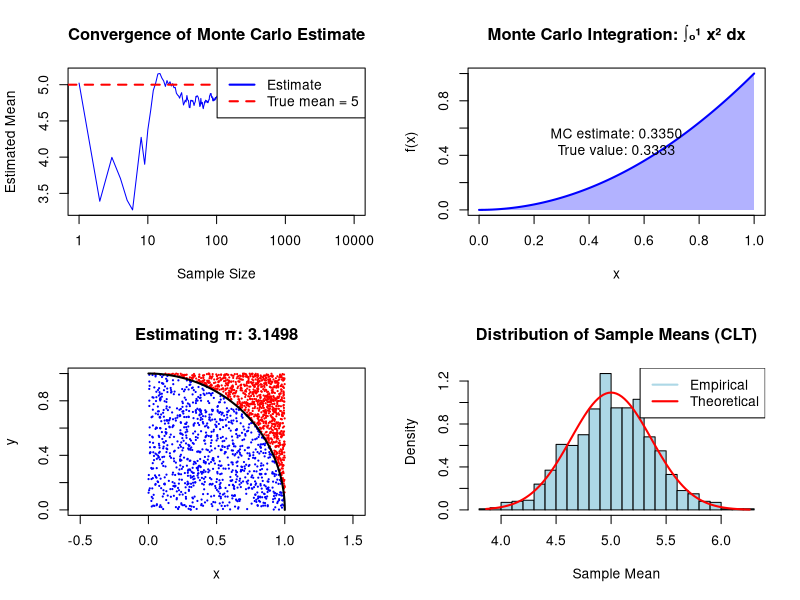

R code for this plot:
# Monte Carlo Simulation in R
# Using simulation to estimate expectations and perform integration

cat("=== Monte Carlo Simulation ===\n\n")

# Set seed
set.seed(42)

# Key Concept 1: Estimating Expectations using LLN
cat("--- Example 1: Estimating E[X] for Normal Distribution ---\n")
cat("True E[X] = μ = 5\n\n")

mu <- 5
sigma <- 2
sample.sizes <- c(10, 100, 1000, 10000)

cat(sprintf("%-15s %-20s %-15s\n", "Sample Size", "Estimated E[X]", "Error"))
cat(paste(rep("-", 50), collapse=""), "\n")

for(n in sample.sizes) {
  samples <- rnorm(n, mu, sigma)
  estimate <- mean(samples)
  error <- abs(estimate - mu)
  cat(sprintf("%-15d %-20.6f %-15.6e\n", n, estimate, error))
}

# Example 2: Monte Carlo Integration
cat("\n--- Example 2: Monte Carlo Integration ---\n")
cat("Estimate ∫₀¹ x² dx = 1/3 ≈ 0.333333\n\n")

f <- function(x) x^2

n.samples <- 100000
x.samples <- runif(n.samples, 0, 1)
f.samples <- f(x.samples)
mc.estimate <- mean(f.samples) * (1 - 0)  # * (b - a)

cat(sprintf("True value: %.6f\n", 1/3))
cat(sprintf("Monte Carlo estimate (n=%d): %.6f\n", n.samples, mc.estimate))
cat(sprintf("Error: %.6e\n\n", abs(mc.estimate - 1/3)))

# Example 3: Estimating π using Monte Carlo
cat("--- Example 3: Estimating π ---\n")
cat("Sample points uniformly in [0,1]×[0,1] square\n")
cat("Count how many fall inside quarter circle\n\n")

n.points <- 100000
x <- runif(n.points, 0, 1)
y <- runif(n.points, 0, 1)

inside.circle <- (x^2 + y^2) <= 1
pi.estimate <- 4 * sum(inside.circle) / n.points

cat(sprintf("True π: %.6f\n", pi))
cat(sprintf("Monte Carlo estimate (n=%d): %.6f\n", n.points, pi.estimate))
cat(sprintf("Error: %.6e\n\n", abs(pi.estimate - pi)))

# Visualization
png('/home/titan/pdfs/notes/statisticalComputingAndReporting/groupWork/answers/11.Monte_Carlo_Simulations/monte_carlo_r.png',
    width=1400, height=1000, res=150)
par(mfrow=c(2,2))

# Plot 1: Convergence
max.n <- 10000
samples.conv <- rnorm(max.n, mu, sigma)
cumulative.means <- cumsum(samples.conv) / (1:max.n)

plot(1:max.n, cumulative.means, type="l", col="blue", log="x",
     xlab="Sample Size", ylab="Estimated Mean",
     main="Convergence of Monte Carlo Estimate")
abline(h=mu, col="red", lwd=2, lty=2)
legend("topright", legend=c("Estimate", sprintf("True mean = %d", mu)),
       col=c("blue", "red"), lwd=2, lty=c(1, 2))

# Plot 2: Integration
x.plot <- seq(0, 1, length=1000)
plot(x.plot, f(x.plot), type="l", lwd=2, col="blue",
     xlab="x", ylab="f(x)", main="Monte Carlo Integration: ∫₀¹ x² dx")
polygon(c(0, x.plot, 1), c(0, f(x.plot), 0), col=rgb(0,0,1,0.3), border=NA)
text(0.5, 0.5, sprintf("MC estimate: %.4f\nTrue value: %.4f", mc.estimate, 1/3),
     adj=c(0.5, 0.5))

# Plot 3: π estimation
plot(x[inside.circle][1:1000], y[inside.circle][1:1000],
     pch=20, cex=0.3, col="blue", xlim=c(0,1), ylim=c(0,1),
     xlab="x", ylab="y", main=sprintf("Estimating π: %.4f", pi.estimate),
     asp=1)
points(x[!inside.circle][1:1000], y[!inside.circle][1:1000],
       pch=20, cex=0.3, col="red")
theta <- seq(0, pi/2, length=100)
lines(cos(theta), sin(theta), lwd=2)

# Plot 4: Distribution of sample means (CLT)
n.experiments <- 1000
sample.size <- 30
sample.means <- replicate(n.experiments, mean(rnorm(sample.size, mu, sigma)))

hist(sample.means, breaks=30, probability=TRUE, col="lightblue",
     border="black", main="Distribution of Sample Means (CLT)",
     xlab="Sample Mean", ylab="Density")
x.range <- seq(min(sample.means), max(sample.means), length=100)
lines(x.range, dnorm(x.range, mu, sigma/sqrt(sample.size)),
      col="red", lwd=2)
legend("topright", legend=c("Empirical", "Theoretical"),
       col=c("lightblue", "red"), lwd=2)

dev.off()
cat("Visualization saved as monte_carlo_r.png\n")
